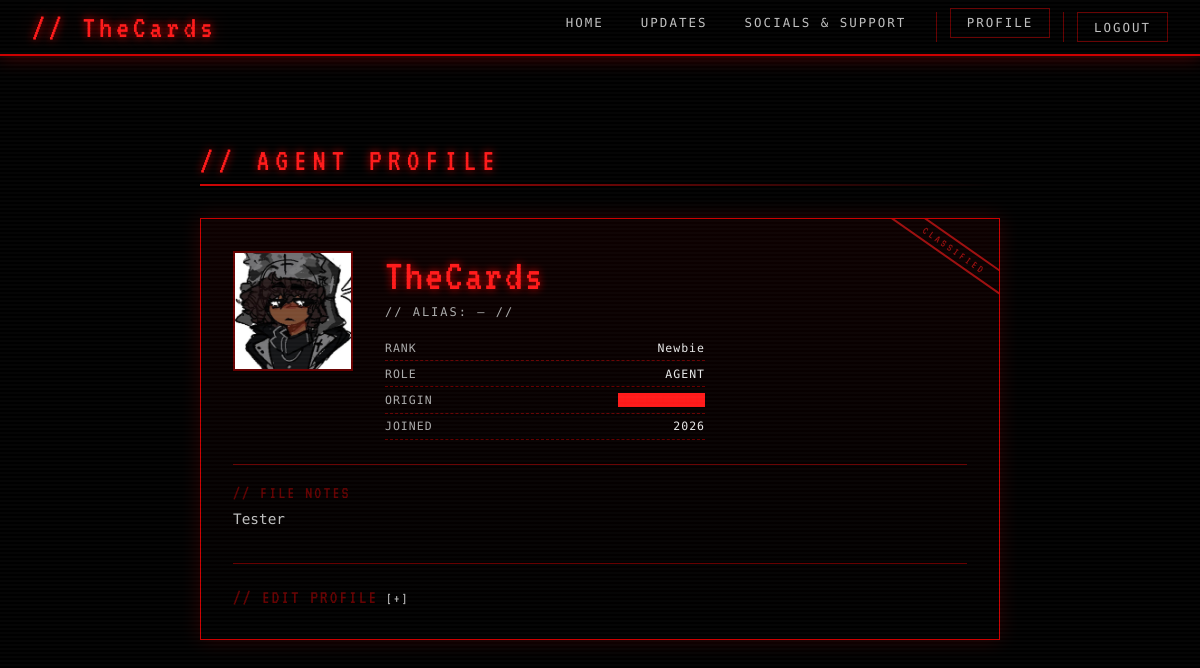
Page /profile/ (signed in) on the earlier database version.
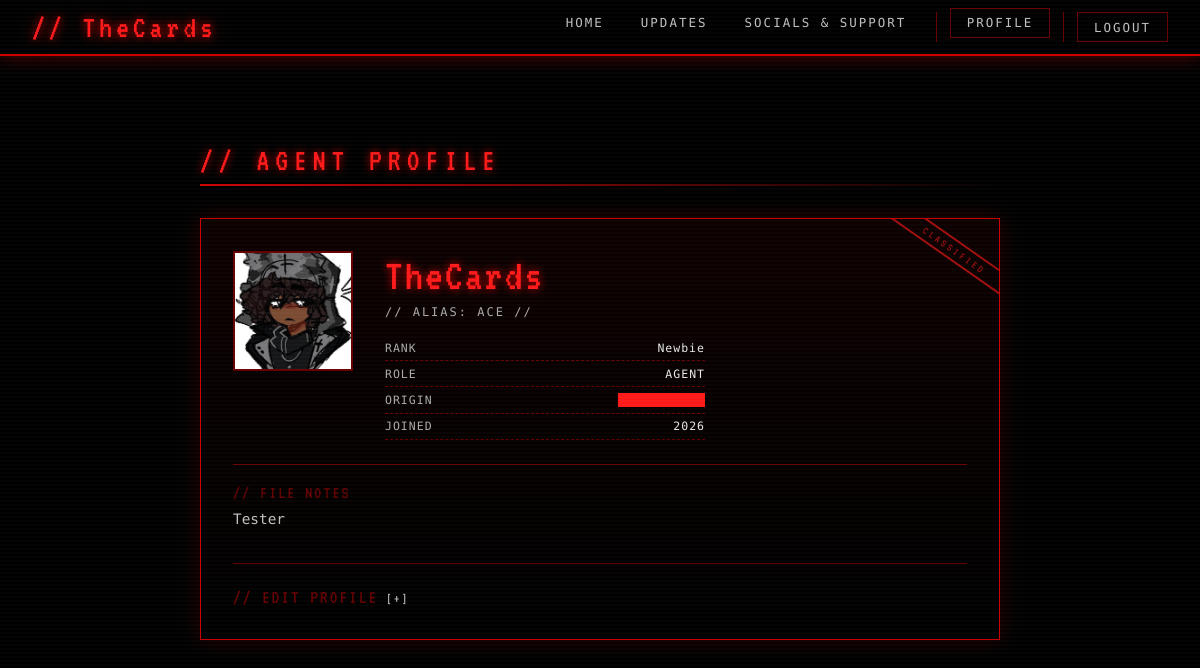
Same page on the later database version.
### accounts/models.py (models this page shows, shortened)
class CustomUser(AbstractUser):
    bio = models.TextField(max_length=500, blank=True)
    profile_picture = models.ImageField(upload_to='profile_pics/', blank=True, null=True)
    rank = models.CharField(max_length=50, default='Newbie')
    alias = models.CharField(max_length=12, blank=True)
    is_guest = models.BooleanField(default=False)
    email_verified = models.BooleanField(default=True)
    GUEST_TRIAL_DAYS = 7

### accounts/views.py (the view)
# urls.py: path('profile/', views.profile_view, name='profile'),
@login_required
def profile_view(request, username=None):
    if username:
        user = get_object_or_404(CustomUser, username=username)
    else:
        user = request.user
    is_own_profile = (user == request.user)
    edit_form = None
    if is_own_profile:
        if request.method == 'POST':
            edit_form = ProfileEditForm(request.POST, request.FILES, instance=request.user)
            if edit_form.is_valid():
                edit_form.save()
                return redirect('profile')
        else:
            edit_form = ProfileEditForm(instance=request.user)
    return render(request, 'profile.html', {
        'profile_user': user,
        'edit_form': edit_form,
    })

### accounts/templates/profile.html (shortened to what this page needs)
{% extends "base.html" %}
{% block content %}
<div style="padding-top: 40px; max-width: 800px; margin: 0 auto;">
    <div class="section-label">// AGENT PROFILE</div>
    <div class="section-divider"></div>
    <div class="dossier">
        <div class="dossier-stamp">CLASSIFIED</div>
        <div class="dossier-top">
            <div class="dossier-photo" id="dossier-photo-preview">
                {% if profile_user.profile_picture %}
                    <img src="{{ profile_user.profile_picture.url }}" alt="Profile Picture">
                {% else %}
                    <div class="no-pic">?</div>
                {% endif %}
            </div>
            <div class="dossier-id">
                <div class="dossier-name">{{ profile_user.username }}</div>
                <div class="dossier-alias">// alias: {{ profile_user.alias|default:"—" }} //</div>
                <div class="dossier-field">
                    <span class="field-key">Rank</span>
                    <span class="field-value">{{ profile_user.rank }}</span>
                </div>
                <div class="dossier-field">
                    <span class="field-key">Role</span>
                    <span class="field-value">{% if profile_user.is_guest %}HACKER{% else %}AGENT{% endif %}</span>
                </div>
                <div class="dossier-field">
                    <span class="field-key">Origin</span>
                    <span class="field-value redacted">[REDACTED]</span>
                </div>
                <div class="dossier-field">
                    <span class="field-key">Joined</span>
                    <span class="field-value">{{ profile_user.date_joined|date:"Y" }}</span>
                </div>
            </div>
        </div>
        <div class="dossier-bio">
            <div class="dossier-bio-label">// File Notes</div>
            <div class="dossier-bio-text">{{ profile_user.bio|default:"No bio provided yet." }}</div>
        </div>
        {% if user == profile_user %}
        <details class="edit-section">
            <summary>// EDIT PROFILE</summary>
        </details>
        {% endif %}
    </div>
</div>
{% endblock %}

### accounts/templates/base.html (shortened to what this page needs)
<!DOCTYPE html>
<html lang="en">
<head>
</head>
<body>
<nav>
  <a href="{% url 'home' %}" class="nav-logo">// {% if user.is_authenticated %}{{ user.username }}{% else %}UnknownUser{% endif %}</a>
  <ul class="nav-links">
    <li><a href="{% url 'home' %}">HOME</a></li>
    <li><a href="{% url 'home' %}?page=updates">UPDATES</a></li>
    <li><a href="{% url 'home' %}?page=socials">SOCIALS &amp; SUPPORT</a></li>
    {% if user.is_authenticated %}
    <li class="nav-auth-link"><a href="{% url 'profile' %}">PROFILE</a></li>
    <li class="nav-auth-link">
      <form action="{% url 'logout' %}" method="post" style="display:inline;" onsubmit="return confirm('Are you sure you WANT to logout?');">
        <button type="submit" class="nav-logout-btn">LOGOUT</button>
      </form>
    </li>
    {% else %}
    <li class="nav-auth-link"><a href="{% url 'login' %}">LOGIN</a></li>
    <li class="nav-auth-link"><a href="{% url 'register' %}">REGISTER</a></li>
    {% endif %}
  </ul>
</nav>
<main class="page-main">
  {% block content %}{% endblock %}
</main>
</body>
</html>

### accounts/templates/base.html (style rules this page uses)
:root { --black: #0a0a0a; --deep-black: #000000; --red: #cc0000; --red-bright: #ff1a1a; --red-dim: #660000; --silver: #c0c0c0; --white: #e8e8e8; --dim-white: #aaaaaa; --scan-line: rgba(255,255,255,0.02); }
*, *::before, *::after { box-sizing: border-box; margin: 0; padding: 0; }
html { scroll-behavior: smooth; }
body { background: var(--deep-black); color: var(--silver); font-family: 'Share Tech Mono', monospace; min-height: 100vh; padding-top: 56px; }
body::before { content: ''; position: fixed; inset: 0; background: repeating-linear-gradient(0deg, transparent, transparent 2px, var(--scan-line) 2px, var(--scan-line) 4px); pointer-events: none; z-index: 9999; }
nav { position: fixed; top: 0; left: 0; right: 0; z-index: 1000; background: rgba(0,0,0,0.92); border-bottom: 2px solid var(--red); display: flex; align-items: center; justify-content: space-between; padding: 0 2rem; height: 56px; box-shadow: 0 0 20px rgba(204,0,0,0.4); }
.nav-logo { font-family: 'VT323', monospace; font-size: 2rem; color: var(--red-bright); text-shadow: 0 0 8px var(--red), 0 0 20px var(--red-dim); letter-spacing: 4px; text-decoration: none; animation: flicker 6s infinite; }
.nav-links { display: flex; gap: 0.2rem; list-style: none; }
.nav-links li a { font-family: 'Share Tech Mono', monospace; font-size: 0.78rem; color: var(--silver); text-decoration: none; letter-spacing: 2px; text-transform: uppercase; padding: 0.4rem 1rem; border: 1px solid transparent; transition: all 0.2s; position: relative; }
.nav-auth-link { margin-left: 0.6rem; padding-left: 0.8rem; border-left: 1px solid var(--red-dim); }
.nav-auth-link a, .nav-auth-link button.nav-logout-btn { border-color: var(--red-dim) !important; }
.nav-logout-btn { font-family: 'Share Tech Mono', monospace; font-size: 0.78rem; color: var(--silver); background: none; letter-spacing: 2px; text-transform: uppercase; padding: 0.4rem 1rem; border: 1px solid transparent; cursor: pointer; transition: all 0.2s; }
main.page-main { max-width: 900px; margin: 0 auto; padding: 3rem 2rem 5rem; }
.section-label { font-family: 'VT323', monospace; font-size: 2rem; color: var(--red-bright); letter-spacing: 6px; text-transform: uppercase; margin-bottom: 0.5rem; text-shadow: 0 0 8px var(--red); }
.section-divider { height: 2px; background: linear-gradient(90deg, var(--red), transparent); margin-bottom: 2rem; }

Differences in the rows shown:
changed CustomUser "TheCards": alias "—" → "ACE"
